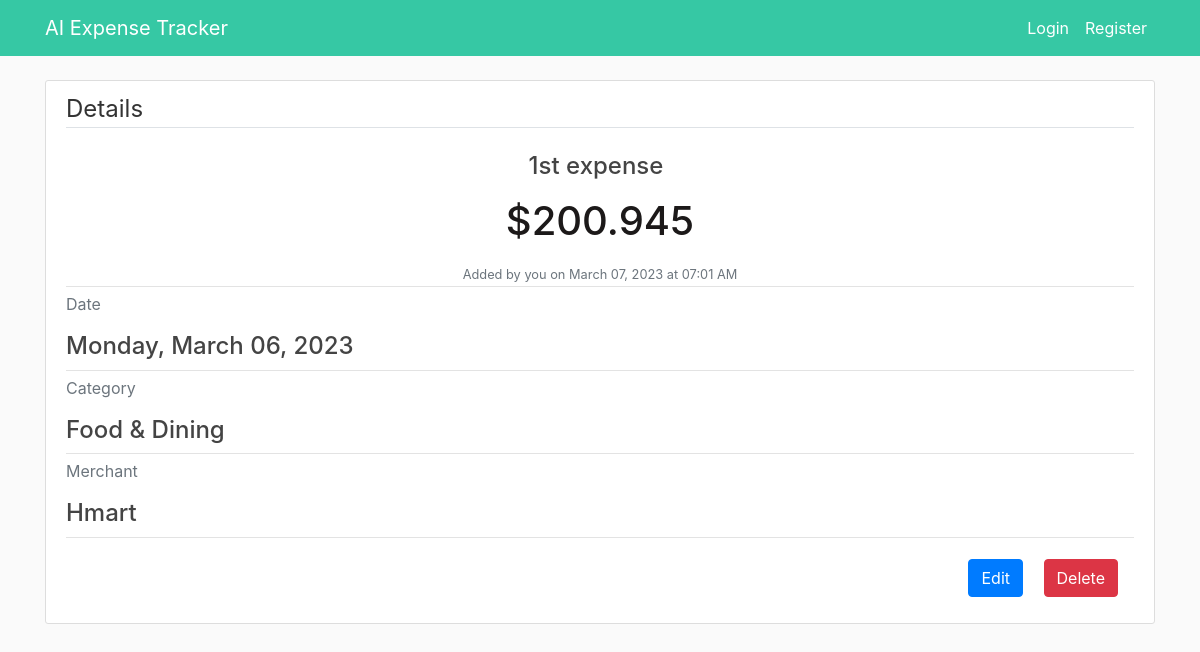
The app's page /expense/1, older data.
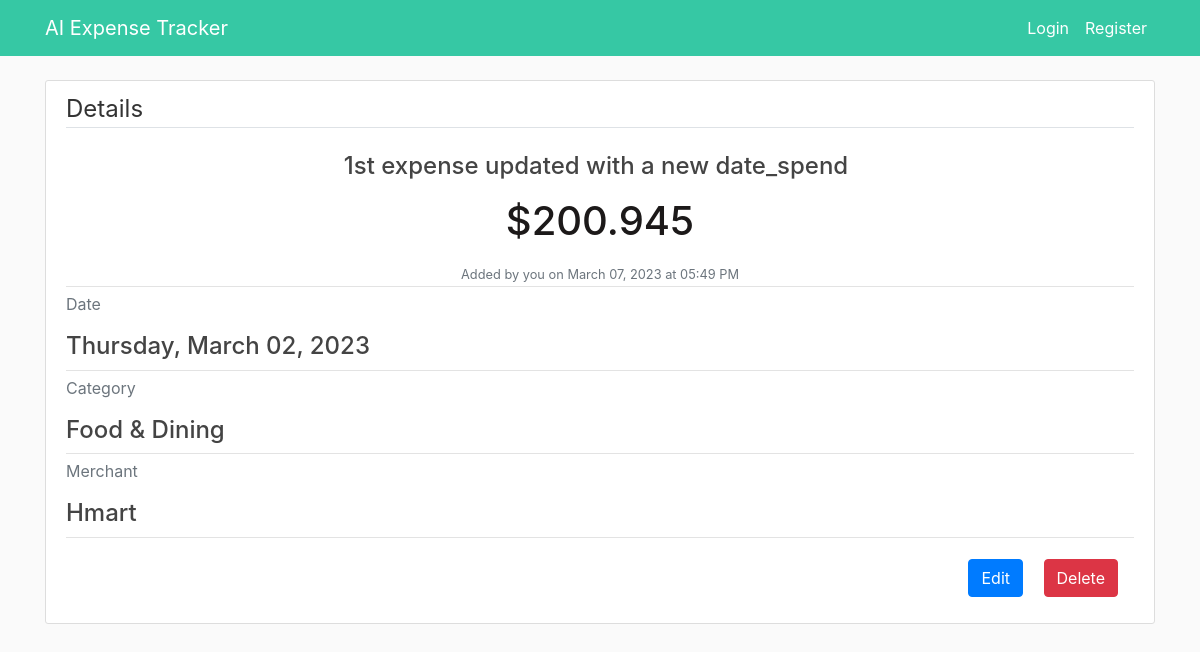
The same page, newer data.
### app/models.py (models this page shows, shortened)
class Expense(db.Model):
    id = db.Column(db.Integer, primary_key=True)
    title = db.Column(db.String(150), nullable=False)
    amount = db.Column(db.Numeric(precision=8, asdecimal=False,
                       decimal_return_scale=2), nullable=False)
    date_spend = db.Column(db.DateTime, nullable=False)
    category = db.Column(db.String(20), nullable=False)
    merchant = db.Column(db.String(30), nullable=False)
    user_id = db.Column(db.Integer, db.ForeignKey('user.id'), nullable=False)
    date_posted = db.Column(db.DateTime, nullable=False)

### app/routes.py (the view)
@app.route("/expense/<int:expense_id>")
def expense(expense_id):
    expense = Expense.query.get_or_404(expense_id)
    return render_template('expense.html', title=expense.title, expense=expense)

### app/templates/expense.html (shortened to what this page needs)
{% extends "layout.html" %}
{% block content %}
<article class="media content-section">
    <div class="media-body">
        <legend class="border-bottom mb-4">Details</legend>
        <div class="article-metadata text-center">
            <h4 class="article-content mr-2">{{ expense.title }}</h4>
            <h1 class="article-content m-3">${{ expense.amount }}</h1>
            <small class="text-muted">Added by you on {{ expense.date_posted.strftime("%B %d, %Y at %I:%M %p") }}</small>
        </div>
        <div class="article-metadata">
            <p class="text-muted">Date</p>
            <h4 class="article-content">{{ expense.date_spend.strftime("%A, %B %d, %Y") }}</h4>
        </div>
        <div class="article-metadata">
            <p class="text-muted">Category</p>
            <h4 class="article-content">{{ expense.category }}</h4>
        </div>
        <div class="article-metadata">
            <p class="text-muted">Merchant</p>
            <h4 class="article-content">{{ expense.merchant }}</h4>
        </div>
        <div class="float-right">
            <a class="btn btn-primary mt-3 mb-3" href="{{ url_for('expense_update', expense_id=expense.id) }}">Edit</a>
            <button type="button" class="btn btn-danger btn-medium m-3" data-toggle="modal" data-target="#deleteModal">Delete</button>
        </div>
        </div>
  </article>
{% endblock content %}

Row changes from the older to the newer data that the page shows:
changed Expense "Food & Dining": title "1st expense" → "1st expense updated with a new date_spend"; date_posted "March 07, 2023 at 07:01 AM" → "March 07, 2023 at 05:49 PM"; date_spend "Monday, March 06, 2023" → "Thursday, March 02, 2023"
